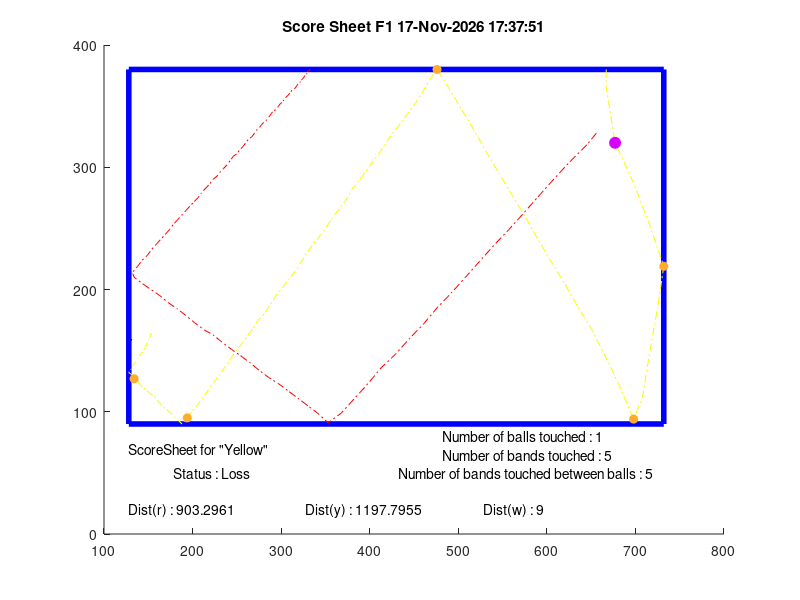

Source code (MATLAB):
width = 854;
height=480;
Folder='F1';
Rband = 255;
Gband=172;
Bband = 42;
Rball = 215;
Gball=0;
Bball=255;
line='-.';
X1 = [656  656  656  656  656  656  656  656  656  656  656  656  656  656  646  624  605  589  572  557  540  524  508  492  476  461  445  429  413  398  383  368  353  341  330  319  308  297  286  275  265  254  244  233  223  213  202  192  183  173  163  153  143  134  132  138  143  149  154  159  164  169  174  178  183  188  193  198  202  206  210  215  219  223  228  231  235  239  243  246  250  253  257  260  263  267  270  273  276  278  281  284  287  289  291  294  297  299  301  303  305  308  309  311  312  315  316  318  319  320  322  322  324  325  326  326  327  329  329  329  330  330  330  331  331  331  332  332  332  332  332  333
];
Y1 = [152  152  152  152  152  152  152  152  152  152  152  152  152  152  161  177  192  205  219  231  244  257  270  283  295  308  320  333  344  357  369  381  389  381  375  369  363  357  352  346  340  334  329  323  317  313  307  301  296  291  285  280  275  270  266  261  256  252  247  243  239  235  231  227  223  219  215  211  208  205  201  197  194  190  187  184  181  178  174  171  169  166  163  160  157  155  152  149  147  145  143  141  138  136  134  133  130  128  127  125  123  121  120  119  117  116  115  113  112  111  110  109  108  107  106  106  105  104  104  103  103  102  101  101  101  101  101  100  100  100  100  100
];
X2 = [667  667  667  667  667  667  667  667  667  667  667  667  667  667  677  698  716  732  725  716  708  698  682  665  650  634  620  604  590  576  561  546  532  518  504  490  476  468  460  452  444  436  427  419  412  404  396  388  380  374  366  358  351  344  336  329  322  316  308  302  294  288  282  274  268  262  255  248  242  236  230  224  218  212  206  200  194  188  184  179  175  171  167  163  160  156  152  148  144  141  138  134  132  128  129  131  133  134  136  138  139  140  142  144  144  146  146  148  148  149  150  150  151  152  152  152  152  153  153  154  154  154  154  154  154  154  154  154  154  154  154  154
];
Y2 = [100  100  100  100  100  100  100  100  100  100  100  100  100  114  160  193  227  261  295  332  368  386  359  333  312  293  275  256  239  221  203  185  168  150  133  116  100  108  118  127  135  143  151  159  167  175  183  191  198  206  214  221  229  236  243  250  258  265  272  278  285  292  299  305  312  318  325  331  338  344  350  356  362  368  374  379  385  390  387  384  381  378  376  373  370  367  365  362  360  358  355  353  350  348  346  345  342  341  339  337  336  334  332  331  330  328  327  326  325  323  322  321  320  320  319  318  317  317  317  316  316  315  315  315  315  315  315  315  315  315  315  315
];
X3 = [131  131  130  130  130  130  130  130  130  130  130  130  130  130  130  130  131  131  131  131  131  131  131  131  131  131  131  131  131  130  130  130  130  130  130  130  130  130  130  130  130  130  130  130  130  130  130  130  130  131  131  131  131  131  131  131  131  131  131  130  130  130  130  130  130  130  130  130  130  130  130  130  130  130  130  130  130  130  131  131  131  131  131  131  131  131  131  131  131  130  130  130  130  130  130  130  130  130  130  130  130  131  130  131  131  131  131  131  131  131  131  130  131  130  130  130  130  130  130  130  130  130  130  130  130  130  130  130  130  130  130  130
];
Y3 = [321  321  321  321  321  321  321  321  321  321  321  321  321  321  321  321  321  321  321  321  321  321  321  321  321  321  321  321  321  321  321  321  321  321  321  321  321  321  321  321  321  321  321  321  321  321  321  321  321  321  321  321  321  321  321  321  321  321  321  321  321  321  321  321  321  321  321  321  321  321  321  321  321  321  321  321  321  321  321  321  321  321  321  321  321  321  321  321  321  321  321  321  321  321  321  321  321  321  321  321  321  321  321  321  321  321  321  321  321  321  321  321  321  321  321  321  321  321  321  321  321  321  321  321  321  321  321  321  321  321  321  321
];
%% Changement des coordonnées pour matlab

Y1 = (height - Y1);
Y2 = (height - Y2);
Y3 = (height - Y3);

Ballcol = [Rball Gball Bball]./255;
Bandcol = [Rband Gband Bband]./255;

%% Detection des bords
Xmin = min([X1,X2,X3]);
Xmax = max([X1,X2,X3]);
Ymin = min([Y1,Y2,Y3]);
Ymax = max([Y1,Y2,Y3]);

Xframe = [Xmin Xmax Xmax Xmin Xmin];
Yframe = [Ymin Ymin Ymax Ymax Ymin];

OX1=isoutlier(X1,'movmedian',5);
OY1=isoutlier(Y1,'movmedian',5);
OX2=isoutlier(X2,'movmedian',5);
OY2=isoutlier(Y2,'movmedian',5);
OX3=isoutlier(X3,'movmedian',5);
OY3=isoutlier(Y3,'movmedian',5);

OX1id = find(OX1);
OY1id = find(OY1);
OX2id = find(OX2);
OY2id = find(OY2);
OX3id = find(OX3);
OY3id = find(OY3);

if isempty(OX1id) == 0  
    if OX1id(1) == 1
    OX1id(1) = [];
    end
end
if isempty(OY1id) == 0  
    if OY1id(1) == 1
    OY1id(1) = [];
    end
end
if isempty(OX2id) == 0  
    if OX2id(1) == 1
    OX2id(1) = [];
    end
end
if isempty(OY2id) == 0  
    if OY2id(1) == 1
    OY2id(1) = [];
    end
end
if isempty(OX3id) == 0  
    if OX3id(1) == 1
    OX3id(1) = [];
    end
end
         
if isempty(OY3id) == 0  
    if OY3id(1) == 1
    OY3id(1) = [];
    end
end

X1(OX1id)=X1(OX1id-1);
Y1(OY1id)=Y1(OY1id-1);
X2(OX2id)=X2(OX2id-1);
Y2(OY2id)=Y2(OY2id-1);
X3(OX3id)=X3(OX3id-1);
Y3(OY3id)=Y3(OY3id-1);


%% Détection de la premiere balle qui bouge
    
d=2;

distB1 = sqrt((X1-X1(1)).^2+(Y1-Y1(1)).^2);
distB2 = sqrt((X2-X2(1)).^2+(Y2-Y2(1)).^2);
distB3 = sqrt((X3-X3(1)).^2+(Y3-Y3(1)).^2);
    
mb1=find(distB1>d, 1);
mb2=find(distB2>d, 1);
mb3=find(distB3>d, 1);

touch = 2;

if isempty(mb1) 
   mb1 = size(X1,2)-2;
   fprintf('La balle ne touche pas la 3ème boule');
   touch = touch - 1;
end
if isempty(mb2) 
   mb2 = size(X2,2)-2; 
   fprintf('La balle ne touche pas la 3ème boule');
      touch = touch - 1;

end
if isempty(mb3) 
   mb3 = size(X3,2)-2;
   fprintf('La balle ne touche pas la 3ème boule');
      touch = touch - 1;

end

%plus petit indice de début de mouvement tfirst et numero de la boule ifirst

A=[mb1,mb2,mb3];
[tfirst,ifirst] = min(A);
[tthird, ithird] = max(A);
A(ifirst) = [];
tsecond = min(A);

%deteciton des rebonds contre les bandes de la balle I
dboule = 9;

switch ifirst
    case 1
    XFIRST = X1;
    YFIRST = Y1;
    player = 'ScoreSheet for "Red" ';
    switch ithird
        case 2
            XSECOND = X3;
            YSECOND = Y3;
            XTHIRD = X2;
            YTHIRD = Y2;
            
        case 3
            XSECOND = X2;
            YSECOND = Y2;
            XTHIRD = X3;
            YTHIRD = Y3;
            
    end
    
    case 2
    XFIRST = X2;
    YFIRST = Y2;
    player = 'ScoreSheet for "Yellow" ';
            switch ithird
        case 1
            XSECOND = X3;
            YSECOND = Y3;
            XTHIRD = X1;
            YTHIRD = Y1;
        case 3
            XSECOND = X1;
            YSECOND = Y1;
            XTHIRD = X3;
            YTHIRD = Y3;
            end
    case 3
    XFIRST = X3;
    YFIRST = Y3;
    player = 'ScoreSheet for "White" ';
     switch ithird
        case 1
            XSECOND = X2;
            YSECOND = Y2;
            XTHIRD = X1;
            YTHIRD = Y1;
        case 2
            XSECOND = X1;
            YSECOND = Y1;
            XTHIRD = X2;
            YTHIRD = Y2;    
    end
end

    rbndXmin = find(abs(XFIRST-Xmin)<= dboule);
    rbndXmin = rbndXmin(rbndXmin >=tfirst & abs(diff([0,rbndXmin]))>1);
    
    rbndXmax = find(abs(XFIRST-Xmax)<= dboule);
    rbndXmax = rbndXmax(rbndXmax >=tfirst & abs(diff([0,rbndXmax]))>1);
    
    rbndYmin = find(abs(YFIRST-Ymin)<= dboule);
    rbndYmin = rbndYmin(rbndYmin >=tfirst & abs(diff([0,rbndYmin]))>1);
    
    rbndYmax = find(abs(YFIRST-Ymax)<= dboule);
    rbndYmax = rbndYmax(rbndYmax >=tfirst & abs(diff([0,rbndYmax]))>1);
    
    nbrebonds = size(rbndXmin,2) + size(rbndXmax,2) + size(rbndYmin,2) + size(rbndYmax,2);
    
    rebondsentre = size(rbndXmin(rbndXmin>=tsecond & rbndXmin<=tthird),2)...
        +size(rbndXmax(rbndXmax>=tsecond & rbndXmax<=tthird),2)...
        +size(rbndYmin(rbndYmin>=tsecond & rbndYmin<=tthird),2)...
        +size(rbndYmax(rbndYmax>=tsecond & rbndYmax<=tthird),2);
         
    
    DistR = sum(sqrt(diff(X1).^2 + diff(Y1).^2));
    DistY = sum(sqrt(diff(X2).^2 + diff(Y2).^2));
    DistW = sum(sqrt(diff(X3).^2 + diff(Y3).^2));
    
%% Detection des chocs entre les boules   

% chocs12 = find(abs(YFIRST(tsecond-2:tsecond+2)-YSECOND(tsecond-2:tsecond+2))<=35 & abs(XFIRST(tsecond-2:tsecond+2)-XSECOND(tsecond-2:tsecond+2))<=35);
%   
% chocs13 = find(abs(YFIRST(tthird)-YTHIRD(tthird))<=35 & abs(XFIRST(tthird)-XTHIRD(tthird))<=35);
%     
% if isempty(chocs12) == 1 || touch<1
%     fprintf('pas de choc sur\n');
% else
%     fprintf('choc sur photo %d\n',tsecond);
% end
% 
% if isempty(chocs13) == 1 || touch < 2
% 
%     fprintf('pas de choc sur\n');
% else
%     fprintf('choc sur photo %d\n',tthird);
% end


if touch == 2 && rebondsentre >= 3
    score = 'Status : Win';
else
    score = 'Status : Loss';
end

%% Affichage de la figure
c = clock;
h = num2str(c(4));
min = num2str(c(5));
s = num2str(floor(c(6)));
time = strcat(h,':',min,':',s);

figure(1);
hold on
    title(['Score Sheet',' ',Folder ,' ', date, ' ', time]);
    ylim([0,Ymax+20]);
    plot(Xframe, Yframe,'-b','DisplayName','Bords du billard','LineWidth',4);
    plot(X1,Y1,line,'DisplayName','Boule rouge', 'Color', [1 0 0]);
    plot(X2,Y2,line,'DisplayName','Boule jaune', 'Color', [0.98 0.98 0]);
    plot(X3,Y3,line,'DisplayName', 'Boule blanche', 'Color', [0 0 0]);
    plot(XFIRST(rbndXmin),YFIRST(rbndXmin),'o','MarkerSize',6, 'MarkerFaceColor', Bandcol, 'MarkerEdgeColor', Bandcol);
    plot(XFIRST(rbndXmax),YFIRST(rbndXmax),'o','MarkerSize',6, 'MarkerFaceColor', Bandcol, 'MarkerEdgeColor', Bandcol);
    plot(XFIRST(rbndYmin),YFIRST(rbndYmin),'o','MarkerSize',6, 'MarkerFaceColor', Bandcol, 'MarkerEdgeColor', Bandcol);
    plot(XFIRST(rbndYmax),YFIRST(rbndYmax),'o','MarkerSize',6, 'MarkerFaceColor', Bandcol, 'MarkerEdgeColor', Bandcol);
    
    if touch == 1
    plot(XFIRST(tsecond),YFIRST(tsecond),'o','MarkerSize',8, 'MarkerFaceColor', Ballcol, 'MarkerEdgeColor', Ballcol);
    end
    if touch == 2
    plot(XFIRST(tthird),YFIRST(tthird),'o','MarkerSize',8, 'MarkerFaceColor', Ballcol, 'MarkerEdgeColor', Ballcol);
    end
    
    text(Xmin, 70, player);
    text(Xmin+50, 50, score);
    text(Xmax-250, 80, ['Number of balls touched : ',num2str(touch)]);
    text(Xmax-250, 65, ['Number of bands touched : ',num2str(nbrebonds)]);
    text(Xmax-300, 50, ['Number of bands touched between balls : ',num2str(rebondsentre)]);
    text(Xmin, 20, ['Dist(r) : ',num2str(DistR)]);
    text(Xmin+200, 20, ['Dist(y) : ',num2str(DistY)]);
    text(Xmin+400, 20, ['Dist(w) : ',num2str(DistW)]);
    hold off
             
print('ScoreSheet','-dpdf');